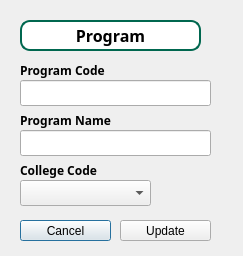
<?xml version="1.0" encoding="UTF-8"?>
<ui version="4.0">
 <class>EditProgramDialog</class>
 <widget class="QDialog" name="EditProgramDialog">
  <property name="geometry">
   <rect>
    <x>0</x>
    <y>0</y>
    <width>243</width>
    <height>256</height>
   </rect>
  </property>
  <property name="windowTitle">
   <string>Dialog</string>
  </property>
  <widget class="QLineEdit" name="ProgramNameLine">
   <property name="geometry">
    <rect>
     <x>20</x>
     <y>130</y>
     <width>191</width>
     <height>26</height>
    </rect>
   </property>
  </widget>
  <widget class="QLabel" name="ProgramName">
   <property name="geometry">
    <rect>
     <x>20</x>
     <y>110</y>
     <width>121</width>
     <height>20</height>
    </rect>
   </property>
   <property name="font">
    <font>
     <family>Rockwell</family>
     <italic>false</italic>
     <bold>true</bold>
    </font>
   </property>
   <property name="text">
    <string>Program Name</string>
   </property>
  </widget>
  <widget class="QLineEdit" name="ProgramCodeLine">
   <property name="geometry">
    <rect>
     <x>20</x>
     <y>80</y>
     <width>191</width>
     <height>26</height>
    </rect>
   </property>
  </widget>
  <widget class="QLabel" name="AddProgram">
   <property name="geometry">
    <rect>
     <x>20</x>
     <y>20</y>
     <width>181</width>
     <height>31</height>
    </rect>
   </property>
   <property name="font">
    <font>
     <family>Rockwell</family>
     <pointsize>12</pointsize>
     <bold>true</bold>
    </font>
   </property>
   <property name="styleSheet">
    <string notr="true">background-color: white;
    border: 2px solid #00674F;
    border-radius: 10px;
    padding: 1px;
    box-shadow: 0 0 10px rgba(0, 0, 0, 0.5);
    color: black;</string>
   </property>
   <property name="text">
    <string>Program</string>
   </property>
   <property name="alignment">
    <set>Qt::AlignmentFlag::AlignCenter</set>
   </property>
  </widget>
  <widget class="QLabel" name="ProgramCode">
   <property name="geometry">
    <rect>
     <x>20</x>
     <y>60</y>
     <width>111</width>
     <height>20</height>
    </rect>
   </property>
   <property name="font">
    <font>
     <family>Rockwell</family>
     <italic>false</italic>
     <bold>true</bold>
    </font>
   </property>
   <property name="text">
    <string>Program Code</string>
   </property>
  </widget>
  <widget class="QLabel" name="CollegeCode">
   <property name="geometry">
    <rect>
     <x>20</x>
     <y>160</y>
     <width>111</width>
     <height>20</height>
    </rect>
   </property>
   <property name="font">
    <font>
     <family>Rockwell</family>
     <italic>false</italic>
     <bold>true</bold>
    </font>
   </property>
   <property name="text">
    <string>College Code</string>
   </property>
  </widget>
  <widget class="QPushButton" name="CancelProgram">
   <property name="geometry">
    <rect>
     <x>20</x>
     <y>220</y>
     <width>91</width>
     <height>21</height>
    </rect>
   </property>
   <property name="minimumSize">
    <size>
     <width>91</width>
     <height>20</height>
    </size>
   </property>
   <property name="styleSheet">
    <string notr="true">QPushButton {
    background-color: #00674F;
    color: white;
    border: 2px solid #000000;
    border-radius: 5px;
     padding: 1px;
    box-shadow: 0 0 10px rgba(0, 0, 0, 0.5);
    color: white; 
}

/ Hover effect for the button */
QPushButton:hover {
    background-color: #944E63;
    border: 2px solid #944E63;
}</string>
   </property>
   <property name="text">
    <string>Cancel</string>
   </property>
  </widget>
  <widget class="QComboBox" name="CollegeCodeComboBox">
   <property name="geometry">
    <rect>
     <x>20</x>
     <y>180</y>
     <width>131</width>
     <height>26</height>
    </rect>
   </property>
  </widget>
  <widget class="QPushButton" name="UpdateProgram">
   <property name="geometry">
    <rect>
     <x>120</x>
     <y>220</y>
     <width>91</width>
     <height>21</height>
    </rect>
   </property>
   <property name="minimumSize">
    <size>
     <width>91</width>
     <height>20</height>
    </size>
   </property>
   <property name="styleSheet">
    <string notr="true">QPushButton {
    background-color: #00674F;
    color: white;
    border: 2px solid #000000;
    border-radius: 5px;
     padding: 1px;
    box-shadow: 0 0 10px rgba(0, 0, 0, 0.5);
    color: white; 
}

/ Hover effect for the button */
QPushButton:hover {
    background-color: #944E63;
    border: 2px solid #944E63;
}</string>
   </property>
   <property name="text">
    <string>Update</string>
   </property>
  </widget>
 </widget>
 <resources/>
 <connections/>
</ui>
